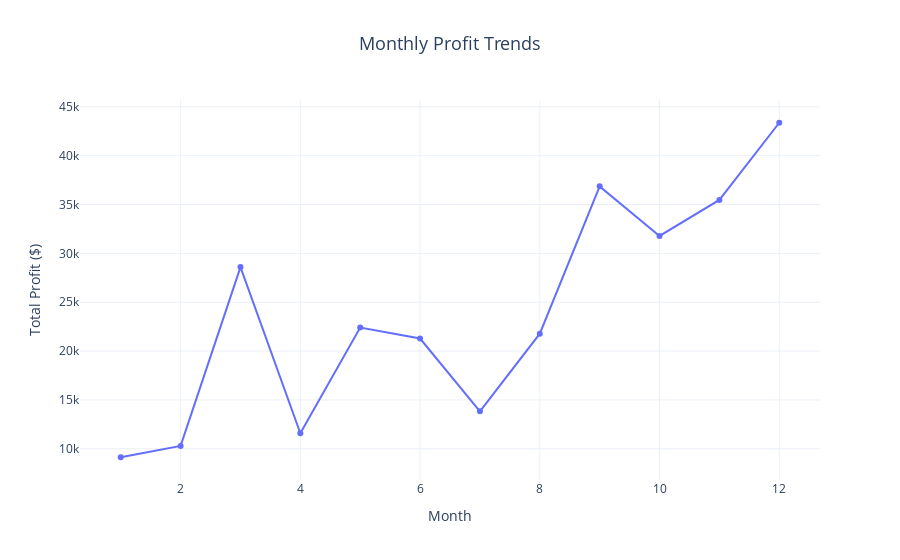

Write notebook code for a chart like this one.
### Code cell
fig = px.line(profit_by_month, 
              x='Order Month', 
              y='Profit', 
              title="Monthly Profit Trends",
              labels={'Order Month': 'Month', 'Profit': 'Total Profit ($)'},
              markers=True)
fig.update_layout(title_font_size=18, title_x=0.5)
fig.show()

### Figure 1 — Plotly figure (JSON) as saved in the notebook; plotly's stock layout.template omitted (floating-point values rounded to 4 significant figures)
{"data": [{"hovertemplate": "Month=%{x}<br>Total Profit ($)=%{y}<extra></extra>", "legendgroup": "", "line": {"color": "#636efa", "dash": "solid"}, "marker": {"symbol": "circle"}, "mode": "lines+markers", "name": "", "orientation": "v", "showlegend": false, "type": "scatter", "x": [1, 2, 3, 4, 5, 6, 7, 8, 9, 10, 11, 12], "xaxis": "x", "y": [9134.0, 10290.0, 28590.0, 11590.0, 22410.0, 21290.0, 13830.0, 21780.0, 36860.0, 31780.0, 35470.0, 43370.0], "yaxis": "y"}], "layout": {"autosize": true, "legend": {"tracegroupgap": 0}, "title": {"font": {"size": 18}, "text": "Monthly Profit Trends", "x": 0.5}, "xaxis": {"anchor": "y", "autorange": true, "domain": [0, 1], "range": [0.3344, 12.67], "title": {"text": "Month"}, "type": "linear"}, "yaxis": {"anchor": "x", "autorange": true, "domain": [0, 1], "range": [6309.0, 46190.0], "title": {"text": "Total Profit ($)"}, "type": "linear"}}}
